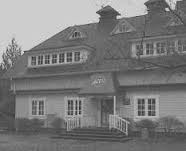
#> input picture SIFT_from_scratch_2steps/house.jpg, 186 x 151 px
$ python extrema_detection.py
#> lines starting #> are read from the running program, lines starting #| are printed output that depends on the picture; after the words box and inside, x2 and y2 are one past the last pixel; in counts of white or black regions, pixels touching at a corner belong together
import numpy as np
from matplotlib import pyplot as plt
from PIL import Image
from scipy.ndimage import filters
import cv2
import localization


def plot(img, title=""):
    plt.imshow(img, cmap='Greys_r')
    plt.title(title)


def linearInterpolate(img):
    m , n = img.shape
    upsampled = np.zeros((2*m-1, 2*n-1))
    downsampled = np.zeros((2*m-1, 2*n-1))

    for i in range(m):
        for j in range(n):
            downsampled1 = np.zeros((2*m-1, 2*n-1))
            upsampled1 = np.zeros((2*m-1, 2*n-1))
            downsampled1[2*i, 2*j] = img[i, j]
            upsampled[2*i, 2*j] = img[i, j]

    for i in range (1, 2*m-1, 2) :
    	upsampled[i,:] = (upsampled[i+1,:] + upsampled[i-1, :]) / 2
    	downsampled[i,:] = (downsampled[i+1,:] + downsampled[i-1, :]) / 2
    for j in range(1,2*n-1,2):
    	downsampled[:,j] = (downsampled[:, j+1] + downsampled[:,j-1])/2
    	upsampled[:,j] = (upsampled[:, j+1] + upsampled[:,j-1])/2

    return upsampled

def gaussianblur(img, sigma):
	return filters.gaussian_filter(img,sigma)

def Size(img):
    return img.shape


def displayKeypoints(extremas, image):
	#extrema =  np.asarray(list(set(extremas)))
	extremas = list(set(extremas))
	extremas = np.asarray(extremas)
	#image.plot("number of keypoints detected = %d" % (len(extremas)))
	plot(image,"Size: %dpx * %dpx, number of keypoints dete = %d" % (Size(image)[0], Size(image)[1], len(extremas)))
	plt.plot(extremas[:,1], extremas[:,0], 'b.', label = 'Keypoints')
	plt.legend(loc = 'upper left')
	plt.show()

def downsample(img):
	return img[::2, ::2]

k = np.sqrt(2)
constFactor = np.sqrt(k**2 - 1)
s = 5
numOctave = 3
sigma = 1.6


def createScaleSpace(image, display = False ) :
#> called with image = 'house.jpg', display = False
	originalImg = np.array(Image.open(image).convert('L')) # converts PIL image to numpy array

	duplicateImg = originalImg

	duplicateImg = gaussianblur(duplicateImg, 0.5) ;

	upsampledimg = linearInterpolate(duplicateImg)
#> after the loop in linearInterpolate, `for i in range(m):`:
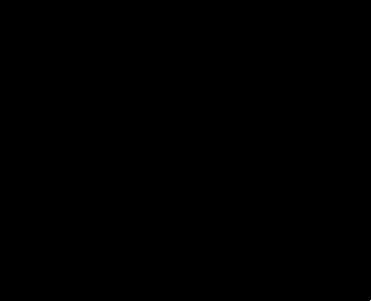
#> downsampled1: shape (301, 371) float64; values 0 (black) and 103 (white), 0% white in thin lines or dots, all inside (x1, y1, x2, y2) = (370, 300, 371, 301)
#> after the loop in linearInterpolate, `for i in range(m):`:
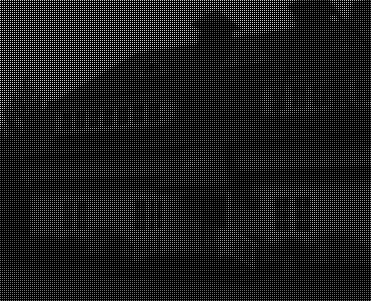
#> upsampled: shape (301, 371) float64; min 0, max 217, mean 30.7
#> after the loop in linearInterpolate, `for i in range (1, 2*m-1, 2) :`: downsampled: shape (301, 371) float64; every value is 0
#> after the loop in linearInterpolate, `for i in range (1, 2*m-1, 2) :`:
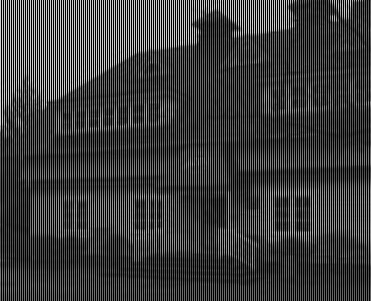
#> upsampled: shape (301, 371) float64; min 0, max 217, mean 61.1
#> after the loop in linearInterpolate, `for j in range(1,2*n-1,2):`:
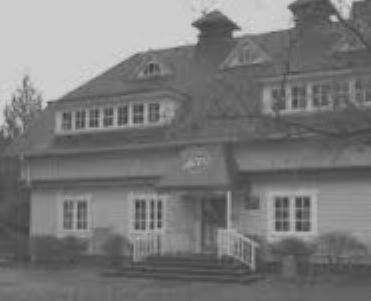
#> upsampled: shape (301, 371) float64; min 59, max 217, mean 121.9

	listofscale = []


	for i in range(s):
		newscale= gaussianblur(upsampledimg,sigma*(k**i))
		listofscale.append(newscale)
#> this loop made 5 passes
#> pass 3, in createScaleSpace, `newscale= gaussianblur(upsampledimg,sigma*(k**i))`:
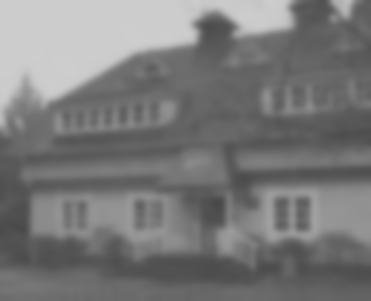
#> newscale: shape (301, 371) float64; min 72.98, max 205.6, mean 121.9
#> after the loop, listofscale = 5 items

	factor = 4

	for i in range(3):
		for j in range(3):
			listofscale.append(downsample(listofscale[-3]))

		for j in range(factor, factor+2):
			newsigma = (k **j)* constFactor*sigma
			newscale = gaussianblur(listofscale[-1],newsigma)
			listofscale.append(newscale)
		factor += 2
#> this loop made 3 passes
#> factor on passes 1 to 3: 6, 8, 10
#> after the loop, factor = 10; listofscale = 20 items

    #tp plot octaves
	if display == True:
		arr = np.zeros(numOctave,s)
		for r in range(numOctave):
			fig, arr = plt.subplots(1,s, sharey= True)
			plt.suptitle("ocatve %d" %(row+1))

			for c in range(len(listofscale[:s])) :
				arr[c] = imshow(listofscale[r*s+c] , cmap = 'Greys_r')
				currentsigma = k**(2*r+c)*sigma
				arr[col].set_title('$\sigma = %0.5f$' % currentsigma)

		plt.show()
	return (listofscale,upsampledimg)


def compute_DOG(listofscale):
	DOG = []
	for octaves in range(numOctave):
		for i in range(s-1):
			DOG.append(listofscale[i+1+octaves*s]-listofscale[i+octaves*s])
	return DOG


def extremaDetection(DOG) :
	extremas = []
	for octaves in range(numOctave):
		m, n = DOG[octaves*(s-1)].shape
		for i in range(1,3):
			#neighbours = np.array([DOG[j+octaves*(s-1)][1:i+2,1:i+2] for j in range(1,i+2)]).ravel()
			for a in range(1,m):
				#neighbours = np.array([DOG[j+octaves*(s-1)][a-1:a+2,1:i+2] for j in range(1,i+2)]).ravel()
				for b in range(1,n) :
					#neighbours = np.array([DOG[j+octaves*(s-1)][a-1:a+2,b-1:b+2] for j in range(b-1,b+2)]).ravel()
					Flag = False

					flag = True

					neighbors = np.array([DOG[j+octaves*(s-1)][a-1:a+2,b-1:b+2] for j in range(i-1,i+2)]).ravel()
					neighbors = np.delete(neighbors, len(neighbors)/2)
					sign = np.sign(neighbors[0] - DOG[i+octaves*(s-1)][a,b])
					neighbours = neighbors
					for j in neighbors[1:] :
						if (np.sign(DOG[i+octaves*(s-1)][a,b]- j )!= -sign):
							flag = False
							break
					if flag:
						extremas.append((2**octaves*a,2**octaves*b))
	return extremas


(scales, image) = createScaleSpace('house.jpg', display = False)
#> scales = 20 items
DOG  = compute_DOG(scales)
#> after the loop in compute_DOG, `for octaves in range(numOctave):`: DOG = 12 items
#> DOG = 12 items
#> after the loop in extremaDetection, `for octaves in range(numOctave):`: extremas = []
#> (the run stopped early here; a loop or call above may not have finished)
